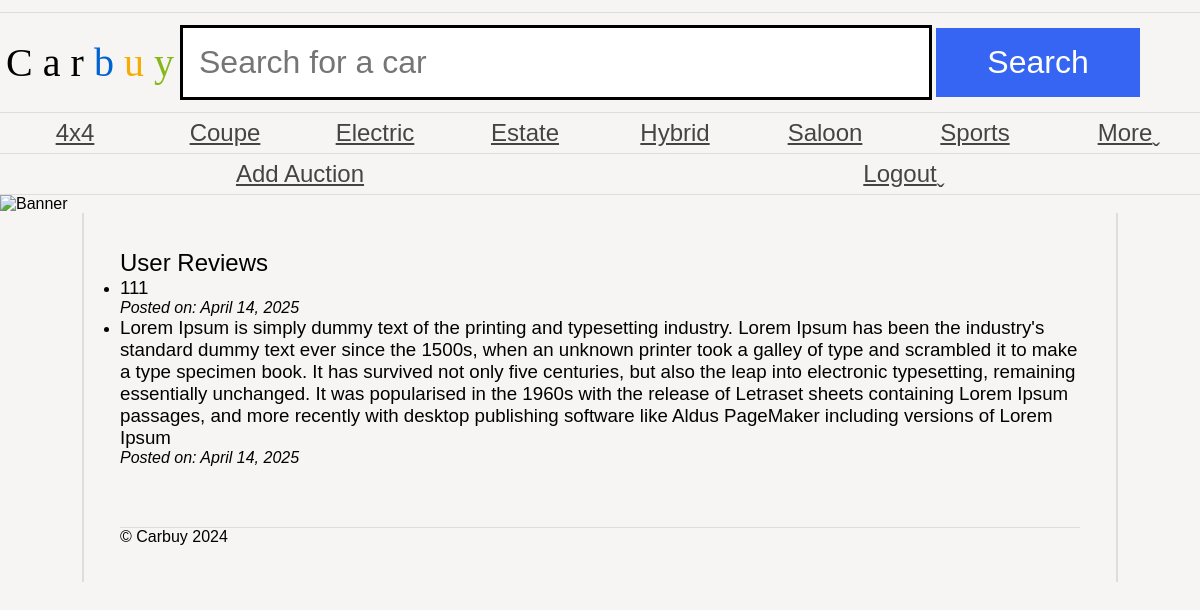
Screenshot of /userReviews.php?user_id=1 (signed in) with the database file from the repository.
### tables this page shows
CREATE TABLE `categories` (
  `id` int(11) NOT NULL,
  `name` varchar(100) NOT NULL,
  `parent_id` int(11) DEFAULT NULL,
  `sort_order` int(11) NOT NULL DEFAULT 0,
  `date_added` datetime NOT NULL DEFAULT current_timestamp()
);

CREATE TABLE `reviews` (
  `id` int(11) NOT NULL,
  `review_text` text NOT NULL,
  `user_id` int(11) NOT NULL,
  `auction_id` int(11) NOT NULL,
  `created_at` datetime NOT NULL DEFAULT current_timestamp()
);

### userReviews.php (the view, shortened to what this page needs)
<?php
require 'connectionpage.php';
if (isset($_GET['user_id'])) {
    $userId = $_GET['user_id'];
    $stmt = $dbConnection->prepare('SELECT * FROM reviews WHERE user_id = ? ORDER BY created_at DESC');
    $stmt->execute([$userId]);
    $reviews = $stmt->fetchAll(PDO::FETCH_ASSOC);
} else {
    exit('No user ID provided.');
}
include 'header.php';
?>
<h2>User Reviews</h2>
<?php if ($reviews):  ?>
    <ul>
        <?php foreach ($reviews as $review):  ?>
            <li>
                <h3><?= htmlspecialchars($review['review_text']) ?></h3>
                <p><em>Posted on: <?= date('F j, Y', strtotime($review['created_at'])) ?></em></p>
            </li>
        <?php endforeach; ?>
    </ul>
<?php else:  ?>
    <p>No reviews found for this user.</p>
<?php endif; ?>
<?php include 'footer.php';  ?>

### header.php (shortened to what this page needs)
<?php
$categoriesStmt = $dbConnection->prepare('SELECT * FROM categories ORDER BY name');
$categoriesStmt->execute();
$categories = $categoriesStmt->fetchAll(PDO::FETCH_ASSOC);
?>
<!DOCTYPE html>
<html lang="en">
<head>
    <link rel="stylesheet" href="carbuy.css" />
</head>
<body>
    <header>
        <h1>
            <span class="C">C</span>
            <span class="a">a</span>
            <span class="r">r</span>
            <span class="b">b</span>
            <span class="u">u</span>
            <span class="y">y</span>
        </h1>
        <?php if (basename($_SERVER['PHP_SELF']) != 'login.php'): ?>
            <form action="search.php" method="GET" aria-label="Search for a car">
                <input type="text" name="search" placeholder="Search for a car" required aria-label="Search term" />
                <input type="submit" name="submit" value="Search" />
            </form>
        <?php endif; ?>
    </header>
    <?php if (basename($_SERVER['PHP_SELF']) != 'login.php'): ?>
        <nav>
            <ul>
                <?php foreach ($categories as $category): ?>
                    <li><a class="categoryLink" href="category.php?id=<?= htmlspecialchars($category['id']) ?>"><?= htmlspecialchars($category['name']) ?></a></li>
                <?php endforeach; ?>
                <li><a class="categoryLink" href="#">More</a></li>
            </ul>
        </nav>
        <nav>
            <ul>
                <?php if (isset($_SESSION['user'])): ?>
                    <li><a href="addAuction.php">Add Auction</a></li>
                    <li><a href="logout.php">Logout</a></li>
                <?php else: ?>
                    <li><a href="login.php">Login</a></li>
                <?php endif; ?>
            </ul>
        </nav>
    <?php endif; ?>
    <img src="banners/1.jpg" alt="Banner" />
    <main>

### carbuy.css (style rules this page uses)
* { margin: 0; padding: 0; }
body { font-family: 'Oxygen-Regular', sans-serif; background-color: #f6f5f4; max-width: 100vw; overflow-x: hidden; }
h1, h2, h3, h4 { font-weight: normal; }
a, a:visited { color: #444; }
header { margin-top: 1vw; font-family: 'Univers-Light-Normal'; display: grid; grid-template-columns: 15% 85%; align-items: center; padding-top: 1vw; padding-bottom: 1vw; border-top: 1px solid #ddd; border-bottom: 1px solid #ddd; }
header h1 { text-align: center; font-size: 2.5em; }
form { display: block; }
header form input[type=text] { border: 3px solid black; font-size: 2em; padding: 0.5em; width: 70%; }
body > img { width: 100vw; }
header form input[type=submit] { background-color: #3665f3; color: white; width: 20%; font-size: 2em; padding: 0.5em; cursor: pointer; border: 0; }
header .b { color: #0063d1; }
header .u { color: #f4ae01; }
header .y { color: #85b716; }
body > nav { border-bottom: 1px solid #ddd; }
body > nav ul li:last-child a:after { content: 'ˬ'; position: absolute; }
body > nav ul { display: flex; width: 100vw; list-style-type: none; }
body > nav ul li { flex: 1; }
body > nav ul li a { display: block; text-align: center; padding-top: 0.5vw; padding-bottom: 0.5vw; font-size: 1.5em; }
main { padding: 3vw; display: block; overflow: hidden; width: 80vw; margin: auto; border-left: 2px solid #ddd; border-right: 2px solid #ddd; }

### rows the page displays
categories: name "4x4"
categories: name "Coupe"
categories: name "Electric"
categories: name "Estate"
categories: name "Hybrid"
categories: name "Saloon"
categories: name "Sports"
reviews: review_text "111", created_at "April 14, 2025"
reviews: review_text "Lorem Ipsum is simply dummy text of the printing and typesetting industry. Lorem Ipsum has been the industry's standard dummy text ever since the 1500s, when an unknown printer took a galley of type and scrambled it to make a type specimen book. It has survived not only five centuries, but also the leap into electronic typesetting, remaining essentially unchanged. It was popularised in the 1960s with the release of Letraset sheets containing Lorem Ipsum passages, and more recently with desktop publishing software like Aldus PageMaker including versions of Lorem Ipsum", created_at "April 14, 2025"
